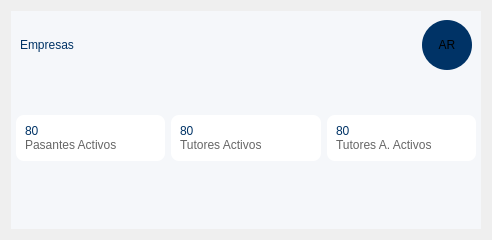
        <widget class="QWidget" name="Pag5_Empresas">
         <layout class="QVBoxLayout" name="verticalLayout_9">
          <item>
           <widget class="QFrame" name="frame_19">
            <property name="styleSheet">
             <string notr="true">QFrame{
	background-color: rgb(245, 247, 250);
	border:none;
}</string>
            </property>
            <property name="frameShape">
             <enum>QFrame::Shape::StyledPanel</enum>
            </property>
            <property name="frameShadow">
             <enum>QFrame::Shadow::Raised</enum>
            </property>
            <layout class="QVBoxLayout" name="verticalLayout_37" stretch="1,2,7">
             <property name="spacing">
              <number>6</number>
             </property>
             <property name="leftMargin">
              <number>0</number>
             </property>
             <property name="topMargin">
              <number>0</number>
             </property>
             <property name="rightMargin">
              <number>0</number>
             </property>
             <property name="bottomMargin">
              <number>0</number>
             </property>
             <item>
              <widget class="QFrame" name="frame_20">
               <property name="frameShape">
                <enum>QFrame::Shape::StyledPanel</enum>
               </property>
               <property name="frameShadow">
                <enum>QFrame::Shadow::Raised</enum>
               </property>
               <layout class="QHBoxLayout" name="horizontalLayout_14">
                <item>
                 <widget class="QLabel" name="label_50">
                  <property name="styleSheet">
                   <string notr="true">color: rgb(0, 51, 102);
font: 800 16pt &quot;Segoe UI&quot;;</string>
                  </property>
                  <property name="text">
                   <string>Empresas</string>
                  </property>
                 </widget>
                </item>
                <item>
                 <spacer name="horizontalSpacer_7">
                  <property name="orientation">
                   <enum>Qt::Orientation::Horizontal</enum>
                  </property>
                  <property name="sizeHint" stdset="0">
                   <size>
                    <width>342</width>
                    <height>20</height>
                   </size>
                  </property>
                 </spacer>
                </item>
                <item>
                 <widget class="QFrame" name="frame_44">
                  <property name="styleSheet">
                   <string notr="true">background-color: rgb(0, 51, 102);

border-radius: 25px;
border: none;
min-width:50px;
min-height:50px;
max-width:50px;
max-height:50px;</string>
                  </property>
                  <property name="frameShape">
                   <enum>QFrame::Shape::StyledPanel</enum>
                  </property>
                  <property name="frameShadow">
                   <enum>QFrame::Shadow::Raised</enum>
                  </property>
                  <layout class="QVBoxLayout" name="verticalLayout_38">
                   <property name="spacing">
                    <number>0</number>
                   </property>
                   <property name="leftMargin">
                    <number>0</number>
                   </property>
                   <property name="topMargin">
                    <number>0</number>
                   </property>
                   <property name="rightMargin">
                    <number>0</number>
                   </property>
                   <property name="bottomMargin">
                    <number>0</number>
                   </property>
                   <item>
                    <widget class="QLabel" name="label_51">
                     <property name="styleSheet">
                      <string notr="true">background-color: transparent;
font: 20pt &quot;Segoe UI&quot;;
</string>
                     </property>
                     <property name="text">
                      <string>AR</string>
                     </property>
                     <property name="alignment">
                      <set>Qt::AlignmentFlag::AlignCenter</set>
                     </property>
                    </widget>
                   </item>
                  </layout>
                 </widget>
                </item>
               </layout>
              </widget>
             </item>
             <item>
              <widget class="QFrame" name="frame_45">
               <property name="frameShape">
                <enum>QFrame::Shape::StyledPanel</enum>
               </property>
               <property name="frameShadow">
                <enum>QFrame::Shadow::Raised</enum>
               </property>
               <layout class="QHBoxLayout" name="horizontalLayout_15">
                <property name="leftMargin">
                 <number>5</number>
                </property>
                <property name="topMargin">
                 <number>30</number>
                </property>
                <property name="rightMargin">
                 <number>5</number>
                </property>
                <property name="bottomMargin">
                 <number>30</number>
                </property>
                <item>
                 <widget class="QFrame" name="frame_46">
                  <property name="styleSheet">
                   <string notr="true">background-color: rgb(255, 255, 255);
border:none;
border-radius:8px</string>
                  </property>
                  <property name="frameShape">
                   <enum>QFrame::Shape::StyledPanel</enum>
                  </property>
                  <property name="frameShadow">
                   <enum>QFrame::Shadow::Raised</enum>
                  </property>
                  <layout class="QVBoxLayout" name="verticalLayout_39">
                   <property name="spacing">
                    <number>0</number>
                   </property>
                   <item>
                    <widget class="QLabel" name="label_52">
                     <property name="styleSheet">
                      <string notr="true">color: rgb(0, 51, 102);
font: 600 24pt &quot;Segoe UI&quot;;</string>
                     </property>
                     <property name="text">
                      <string>80</string>
                     </property>
                    </widget>
                   </item>
                   <item>
                    <widget class="QLabel" name="label_53">
                     <property name="styleSheet">
                      <string notr="true">color: rgb(102, 102, 102);
font: 350 12pt &quot;Segoe UI&quot;;</string>
                     </property>
                     <property name="text">
                      <string>Pasantes Activos</string>
                     </property>
                     <property name="alignment">
                      <set>Qt::AlignmentFlag::AlignLeading|Qt::AlignmentFlag::AlignLeft|Qt::AlignmentFlag::AlignTop</set>
                     </property>
                    </widget>
                   </item>
                  </layout>
                 </widget>
                </item>
                <item>
                 <widget class="QFrame" name="frame_47">
                  <property name="styleSheet">
                   <string notr="true">background-color: rgb(255, 255, 255);
border:none;
border-radius:8px</string>
                  </property>
                  <property name="frameShape">
                   <enum>QFrame::Shape::StyledPanel</enum>
                  </property>
                  <property name="frameShadow">
                   <enum>QFrame::Shadow::Raised</enum>
                  </property>
                  <layout class="QVBoxLayout" name="verticalLayout_40">
                   <property name="spacing">
                    <number>0</number>
                   </property>
                   <item>
                    <widget class="QLabel" name="label_54">
                     <property name="styleSheet">
                      <string notr="true">color: rgb(0, 51, 102);
font: 600 24pt &quot;Segoe UI&quot;;</string>
                     </property>
                     <property name="text">
                      <string>80</string>
                     </property>
                    </widget>
                   </item>
                   <item>
                    <widget class="QLabel" name="label_55">
                     <property name="styleSheet">
                      <string notr="true">color: rgb(102, 102, 102);
font: 350 12pt &quot;Segoe UI&quot;;</string>
                     </property>
                     <property name="text">
                      <string>Tutores Activos</string>
                     </property>
                     <property name="alignment">
                      <set>Qt::AlignmentFlag::AlignLeading|Qt::AlignmentFlag::AlignLeft|Qt::AlignmentFlag::AlignTop</set>
                     </property>
                    </widget>
                   </item>
                  </layout>
                 </widget>
                </item>
                <item>
                 <widget class="QFrame" name="frame_48">
                  <property name="styleSheet">
                   <string notr="true">background-color: rgb(255, 255, 255);
border:none;
border-radius:8px</string>
                  </property>
                  <property name="frameShape">
                   <enum>QFrame::Shape::StyledPanel</enum>
                  </property>
                  <property name="frameShadow">
                   <enum>QFrame::Shadow::Raised</enum>
                  </property>
                  <layout class="QVBoxLayout" name="verticalLayout_41">
                   <property name="spacing">
                    <number>0</number>
                   </property>
                   <item>
                    <widget class="QLabel" name="label_56">
                     <property name="styleSheet">
                      <string notr="true">color: rgb(0, 51, 102);
font: 600 24pt &quot;Segoe UI&quot;;</string>
                     </property>
                     <property name="text">
                      <string>80</string>
                     </property>
                    </widget>
                   </item>
                   <item>
                    <widget class="QLabel" name="label_57">
                     <property name="styleSheet">
                      <string notr="true">color: rgb(102, 102, 102);
font: 350 12pt &quot;Segoe UI&quot;;</string>
                     </property>
                     <property name="text">
                      <string>Tutores A. Activos</string>
                     </property>
                     <property name="alignment">
                      <set>Qt::AlignmentFlag::AlignLeading|Qt::AlignmentFlag::AlignLeft|Qt::AlignmentFlag::AlignTop</set>
                     </property>
                    </widget>
                   </item>
                  </layout>
                 </widget>
                </item>
               </layout>
              </widget>
             </item>
             <item>
              <widget class="QFrame" name="frame_49">
               <property name="frameShape">
                <enum>QFrame::Shape::StyledPanel</enum>
               </property>
               <property name="frameShadow">
                <enum>QFrame::Shadow::Raised</enum>
               </property>
               <layout class="QGridLayout" name="gridLayout_7">
                <item row="0" column="0">
                 <widget class="QLabel" name="label_7">
                  <property name="text">
                   <string/>
                  </property>
                  <property name="pixmap">
                   <pixmap>emblemencryptedunlocked_93483.png</pixmap>
                  </property>
                  <property name="alignment">
                   <set>Qt::AlignmentFlag::AlignCenter</set>
                  </property>
                 </widget>
                </item>
               </layout>
              </widget>
             </item>
            </layout>
           </widget>
          </item>
         </layout>
        </widget>
